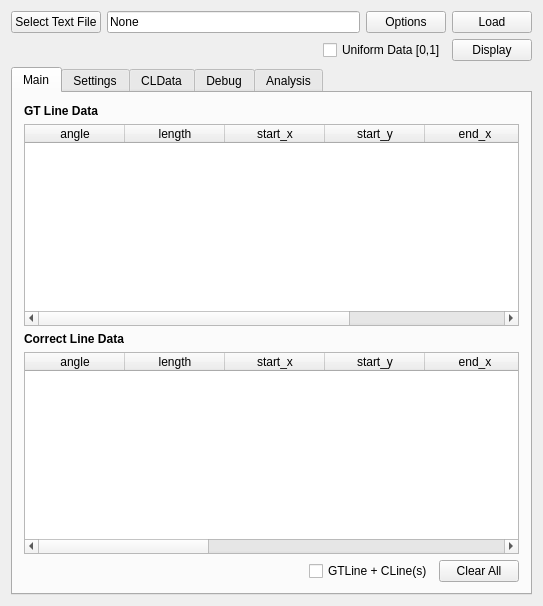
<?xml version="1.0" encoding="UTF-8"?>
<ui version="4.0">
 <class>LineAnalyser2D</class>
 <widget class="QMainWindow" name="LineAnalyser2D">
  <property name="geometry">
   <rect>
    <x>0</x>
    <y>0</y>
    <width>543</width>
    <height>606</height>
   </rect>
  </property>
  <property name="windowTitle">
   <string>LineAnalyser2D</string>
  </property>
  <widget class="QWidget" name="widget_main">
   <layout class="QVBoxLayout" name="verticalLayout_2">
    <item>
     <layout class="QHBoxLayout" name="layout_load_gt">
      <item>
       <widget class="QPushButton" name="pb_select">
        <property name="text">
         <string>Select Text File</string>
        </property>
       </widget>
      </item>
      <item>
       <widget class="QLineEdit" name="le_file_path">
        <property name="text">
         <string>None</string>
        </property>
        <property name="readOnly">
         <bool>true</bool>
        </property>
       </widget>
      </item>
      <item>
       <widget class="QPushButton" name="pb_options">
        <property name="text">
         <string>Options</string>
        </property>
       </widget>
      </item>
      <item>
       <widget class="QPushButton" name="pb_load">
        <property name="text">
         <string>Load</string>
        </property>
       </widget>
      </item>
     </layout>
    </item>
    <item>
     <layout class="QHBoxLayout" name="layout_display">
      <item>
       <spacer name="horizontalSpacer_2">
        <property name="orientation">
         <enum>Qt::Horizontal</enum>
        </property>
        <property name="sizeHint" stdset="0">
         <size>
          <width>40</width>
          <height>20</height>
         </size>
        </property>
       </spacer>
      </item>
      <item>
       <widget class="QCheckBox" name="cb_uniform_data">
        <property name="text">
         <string>Uniform Data [0,1]</string>
        </property>
       </widget>
      </item>
      <item>
       <widget class="QPushButton" name="pushButton">
        <property name="text">
         <string>Display</string>
        </property>
       </widget>
      </item>
     </layout>
    </item>
    <item>
     <layout class="QHBoxLayout" name="layout_tab">
      <item>
       <widget class="QTabWidget" name="tw_settings">
        <property name="currentIndex">
         <number>0</number>
        </property>
        <widget class="QWidget" name="tab_01_main">
         <attribute name="title">
          <string>Main</string>
         </attribute>
         <layout class="QVBoxLayout" name="verticalLayout_3">
          <item>
           <widget class="QLabel" name="gt_line_data">
            <property name="sizePolicy">
             <sizepolicy hsizetype="Fixed" vsizetype="Fixed">
              <horstretch>0</horstretch>
              <verstretch>0</verstretch>
             </sizepolicy>
            </property>
            <property name="font">
             <font>
              <family>Arial</family>
              <weight>75</weight>
              <bold>true</bold>
             </font>
            </property>
            <property name="text">
             <string>GT Line Data</string>
            </property>
           </widget>
          </item>
          <item>
           <widget class="QTableWidget" name="tw_gt_data">
            <property name="sizePolicy">
             <sizepolicy hsizetype="Expanding" vsizetype="Expanding">
              <horstretch>0</horstretch>
              <verstretch>0</verstretch>
             </sizepolicy>
            </property>
            <column>
             <property name="text">
              <string>angle</string>
             </property>
            </column>
            <column>
             <property name="text">
              <string>length</string>
             </property>
            </column>
            <column>
             <property name="text">
              <string>start_x</string>
             </property>
            </column>
            <column>
             <property name="text">
              <string>start_y</string>
             </property>
            </column>
            <column>
             <property name="text">
              <string>end_x</string>
             </property>
            </column>
            <column>
             <property name="text">
              <string>end_y</string>
             </property>
            </column>
           </widget>
          </item>
          <item>
           <widget class="QLabel" name="c_line_data">
            <property name="sizePolicy">
             <sizepolicy hsizetype="Fixed" vsizetype="Fixed">
              <horstretch>0</horstretch>
              <verstretch>0</verstretch>
             </sizepolicy>
            </property>
            <property name="font">
             <font>
              <family>Arial</family>
              <weight>75</weight>
              <bold>true</bold>
             </font>
            </property>
            <property name="text">
             <string>Correct Line Data</string>
            </property>
           </widget>
          </item>
          <item>
           <widget class="QTableWidget" name="tw_cl_data">
            <column>
             <property name="text">
              <string>angle</string>
             </property>
            </column>
            <column>
             <property name="text">
              <string>length</string>
             </property>
            </column>
            <column>
             <property name="text">
              <string>start_x</string>
             </property>
            </column>
            <column>
             <property name="text">
              <string>start_y</string>
             </property>
            </column>
            <column>
             <property name="text">
              <string>end_x</string>
             </property>
            </column>
            <column>
             <property name="text">
              <string>end_y</string>
             </property>
            </column>
            <column>
             <property name="text">
              <string>error</string>
             </property>
            </column>
            <column>
             <property name="text">
              <string>angle_diff</string>
             </property>
            </column>
            <column>
             <property name="text">
              <string>length_diff</string>
             </property>
            </column>
            <column>
             <property name="text">
              <string>dist_start</string>
             </property>
            </column>
            <column>
             <property name="text">
              <string>dist_end</string>
             </property>
            </column>
           </widget>
          </item>
          <item>
           <layout class="QHBoxLayout" name="layout_bottom">
            <item>
             <spacer name="spacer_bottom">
              <property name="orientation">
               <enum>Qt::Horizontal</enum>
              </property>
              <property name="sizeHint" stdset="0">
               <size>
                <width>40</width>
                <height>20</height>
               </size>
              </property>
             </spacer>
            </item>
            <item>
             <widget class="QCheckBox" name="cb_gtline_plus_clines">
              <property name="text">
               <string>GTLine + CLine(s)</string>
              </property>
             </widget>
            </item>
            <item>
             <widget class="QPushButton" name="pb_clear_all">
              <property name="text">
               <string>Clear All</string>
              </property>
             </widget>
            </item>
           </layout>
          </item>
         </layout>
        </widget>
        <widget class="QWidget" name="tab_02_settings">
         <attribute name="title">
          <string>Settings</string>
         </attribute>
         <layout class="QHBoxLayout" name="horizontalLayout">
          <item>
           <layout class="QVBoxLayout" name="layout_image_view">
            <item>
             <widget class="QLabel" name="label_image_view">
              <property name="sizePolicy">
               <sizepolicy hsizetype="Fixed" vsizetype="Fixed">
                <horstretch>0</horstretch>
                <verstretch>0</verstretch>
               </sizepolicy>
              </property>
              <property name="font">
               <font>
                <family>Arial</family>
                <weight>75</weight>
                <bold>true</bold>
               </font>
              </property>
              <property name="text">
               <string>Image View:</string>
              </property>
             </widget>
            </item>
            <item>
             <widget class="QCheckBox" name="cb_image">
              <property name="text">
               <string>Image</string>
              </property>
             </widget>
            </item>
            <item>
             <widget class="QCheckBox" name="cb_grid">
              <property name="text">
               <string>Grid</string>
              </property>
             </widget>
            </item>
            <item>
             <widget class="QCheckBox" name="cb_gt_data">
              <property name="text">
               <string>Ground Truth Data</string>
              </property>
             </widget>
            </item>
            <item>
             <widget class="QCheckBox" name="cb_all_lines">
              <property name="text">
               <string>Computed Lines</string>
              </property>
             </widget>
            </item>
            <item>
             <widget class="QCheckBox" name="cb_correct_lines">
              <property name="text">
               <string>Correct Lines</string>
              </property>
             </widget>
            </item>
            <item>
             <spacer name="spacer_image_view">
              <property name="orientation">
               <enum>Qt::Vertical</enum>
              </property>
              <property name="sizeHint" stdset="0">
               <size>
                <width>20</width>
                <height>40</height>
               </size>
              </property>
             </spacer>
            </item>
           </layout>
          </item>
          <item>
           <layout class="QVBoxLayout" name="layout_image_source">
            <item>
             <widget class="QLabel" name="label_image_source">
              <property name="font">
               <font>
                <family>Arial</family>
                <weight>75</weight>
                <bold>true</bold>
               </font>
              </property>
              <property name="text">
               <string>Image Source:</string>
              </property>
             </widget>
            </item>
            <item>
             <widget class="QComboBox" name="cb_image_source"/>
            </item>
            <item>
             <widget class="QLabel" name="label_image_mode">
              <property name="font">
               <font>
                <family>Arial</family>
                <weight>75</weight>
                <bold>true</bold>
               </font>
              </property>
              <property name="text">
               <string>Image Mode:</string>
              </property>
             </widget>
            </item>
            <item>
             <widget class="QComboBox" name="cb_image_mode"/>
            </item>
            <item>
             <spacer name="spacer_image_source">
              <property name="orientation">
               <enum>Qt::Vertical</enum>
              </property>
              <property name="sizeHint" stdset="0">
               <size>
                <width>20</width>
                <height>40</height>
               </size>
              </property>
             </spacer>
            </item>
           </layout>
          </item>
         </layout>
        </widget>
        <widget class="QWidget" name="tab_03_test">
         <attribute name="title">
          <string>CLData</string>
         </attribute>
         <layout class="QHBoxLayout" name="horizontalLayout_3">
          <item>
           <layout class="QVBoxLayout" name="test_page">
            <item>
             <widget class="QLabel" name="label_threshold">
              <property name="sizePolicy">
               <sizepolicy hsizetype="Fixed" vsizetype="Fixed">
                <horstretch>0</horstretch>
                <verstretch>0</verstretch>
               </sizepolicy>
              </property>
              <property name="font">
               <font>
                <family>Arial</family>
                <weight>75</weight>
                <bold>true</bold>
               </font>
              </property>
              <property name="text">
               <string>Threshold (Distance):</string>
              </property>
             </widget>
            </item>
            <item>
             <widget class="QDoubleSpinBox" name="dsb_distance_threshold">
              <property name="maximum">
               <double>500000.000000000000000</double>
              </property>
              <property name="singleStep">
               <double>0.500000000000000</double>
              </property>
              <property name="value">
               <double>1.500000000000000</double>
              </property>
             </widget>
            </item>
            <item>
             <layout class="QVBoxLayout" name="layout_angle">
              <item>
               <widget class="QLabel" name="label_angle">
                <property name="sizePolicy">
                 <sizepolicy hsizetype="Fixed" vsizetype="Fixed">
                  <horstretch>0</horstretch>
                  <verstretch>0</verstretch>
                 </sizepolicy>
                </property>
                <property name="font">
                 <font>
                  <family>Arial</family>
                  <weight>75</weight>
                  <bold>true</bold>
                 </font>
                </property>
                <property name="text">
                 <string>Angle (Radian):</string>
                </property>
               </widget>
              </item>
              <item>
               <widget class="QDoubleSpinBox" name="dsb_angle_threshold">
                <property name="maximum">
                 <double>500000.000000000000000</double>
                </property>
                <property name="singleStep">
                 <double>0.010000000000000</double>
                </property>
                <property name="value">
                 <double>0.070000000000000</double>
                </property>
               </widget>
              </item>
              <item>
               <layout class="QVBoxLayout" name="layout_error">
                <item>
                 <layout class="QVBoxLayout" name="layout_inner_error">
                  <item>
                   <widget class="QLabel" name="label_error">
                    <property name="font">
                     <font>
                      <family>Arial</family>
                      <weight>75</weight>
                      <bold>true</bold>
                     </font>
                    </property>
                    <property name="text">
                     <string>Error Value:</string>
                    </property>
                   </widget>
                  </item>
                  <item>
                   <widget class="QDoubleSpinBox" name="dsb_error_threshold">
                    <property name="maximum">
                     <double>500000.000000000000000</double>
                    </property>
                    <property name="singleStep">
                     <double>0.100000000000000</double>
                    </property>
                    <property name="value">
                     <double>1.000000000000000</double>
                    </property>
                   </widget>
                  </item>
                 </layout>
                </item>
                <item>
                 <layout class="QVBoxLayout" name="layout_threshold_settings">
                  <item>
                   <widget class="QLabel" name="label_threshold_settings">
                    <property name="font">
                     <font>
                      <family>Arial</family>
                      <weight>75</weight>
                      <bold>true</bold>
                     </font>
                    </property>
                    <property name="text">
                     <string>Threshold Settings:</string>
                    </property>
                   </widget>
                  </item>
                  <item>
                   <widget class="QCheckBox" name="cb_check_distance">
                    <property name="font">
                     <font>
                      <family>Ubuntu</family>
                     </font>
                    </property>
                    <property name="text">
                     <string>Check Distance</string>
                    </property>
                   </widget>
                  </item>
                  <item>
                   <widget class="QCheckBox" name="cb_check_angle">
                    <property name="font">
                     <font>
                      <family>Ubuntu</family>
                     </font>
                    </property>
                    <property name="text">
                     <string>Check Angle</string>
                    </property>
                   </widget>
                  </item>
                  <item>
                   <widget class="QCheckBox" name="cb_check_error_value">
                    <property name="font">
                     <font>
                      <family>Ubuntu</family>
                     </font>
                    </property>
                    <property name="text">
                     <string>Check Error Value</string>
                    </property>
                   </widget>
                  </item>
                  <item>
                   <widget class="QPushButton" name="pb_compute_clines">
                    <property name="text">
                     <string>Compute Correct Lines</string>
                    </property>
                   </widget>
                  </item>
                  <item>
                   <spacer name="spacer_test_page">
                    <property name="orientation">
                     <enum>Qt::Vertical</enum>
                    </property>
                    <property name="sizeHint" stdset="0">
                     <size>
                      <width>20</width>
                      <height>40</height>
                     </size>
                    </property>
                   </spacer>
                  </item>
                 </layout>
                </item>
               </layout>
              </item>
             </layout>
            </item>
           </layout>
          </item>
         </layout>
        </widget>
        <widget class="QWidget" name="tab_03_debug">
         <attribute name="title">
          <string>Debug</string>
         </attribute>
         <layout class="QVBoxLayout" name="verticalLayout_10">
          <item>
           <layout class="QHBoxLayout" name="layout_start_stop">
            <item>
             <spacer name="spacer_start_stop">
              <property name="orientation">
               <enum>Qt::Horizontal</enum>
              </property>
              <property name="sizeHint" stdset="0">
               <size>
                <width>40</width>
                <height>20</height>
               </size>
              </property>
             </spacer>
            </item>
            <item>
             <widget class="QPushButton" name="pb_debug_start">
              <property name="text">
               <string>Start Debug</string>
              </property>
             </widget>
            </item>
            <item>
             <widget class="QPushButton" name="pb_debug_disable">
              <property name="text">
               <string>Disable Debug</string>
              </property>
             </widget>
            </item>
           </layout>
          </item>
          <item>
           <layout class="QVBoxLayout" name="layout_sel_gt_line">
            <item>
             <widget class="QLabel" name="label_sel_gt_line">
              <property name="font">
               <font>
                <family>Arial</family>
                <weight>75</weight>
                <bold>true</bold>
               </font>
              </property>
              <property name="text">
               <string>Select one Line as GT Line:</string>
              </property>
             </widget>
            </item>
            <item>
             <widget class="QTableWidget" name="tw_debug_gtline_info">
              <column>
               <property name="text">
                <string>angle</string>
               </property>
              </column>
              <column>
               <property name="text">
                <string>length</string>
               </property>
              </column>
              <column>
               <property name="text">
                <string>start_x</string>
               </property>
              </column>
              <column>
               <property name="text">
                <string>start_y</string>
               </property>
              </column>
              <column>
               <property name="text">
                <string>end_x</string>
               </property>
              </column>
              <column>
               <property name="text">
                <string>end_y</string>
               </property>
              </column>
             </widget>
            </item>
            <item>
             <layout class="QHBoxLayout" name="layout_lockin_gt">
              <item>
               <spacer name="spacer_lockin_gt">
                <property name="orientation">
                 <enum>Qt::Horizontal</enum>
                </property>
                <property name="sizeHint" stdset="0">
                 <size>
                  <width>40</width>
                  <height>20</height>
                 </size>
                </property>
               </spacer>
              </item>
              <item>
               <widget class="QPushButton" name="pb_debug_lockin_gtline">
                <property name="text">
                 <string>Lock in Line</string>
                </property>
               </widget>
              </item>
             </layout>
            </item>
           </layout>
          </item>
          <item>
           <layout class="QVBoxLayout" name="layout_sel_other_line">
            <item>
             <widget class="QLabel" name="label_sel_other_line">
              <property name="font">
               <font>
                <family>Arial</family>
                <weight>75</weight>
                <bold>true</bold>
               </font>
              </property>
              <property name="text">
               <string>Select one Other Line:</string>
              </property>
             </widget>
            </item>
            <item>
             <widget class="QTableWidget" name="tw_debug_lines_info">
              <property name="sizePolicy">
               <sizepolicy hsizetype="Expanding" vsizetype="Expanding">
                <horstretch>0</horstretch>
                <verstretch>0</verstretch>
               </sizepolicy>
              </property>
              <column>
               <property name="text">
                <string>angle</string>
               </property>
              </column>
              <column>
               <property name="text">
                <string>length</string>
               </property>
              </column>
              <column>
               <property name="text">
                <string>start_x</string>
               </property>
              </column>
              <column>
               <property name="text">
                <string>start_y</string>
               </property>
              </column>
              <column>
               <property name="text">
                <string>end_x</string>
               </property>
              </column>
              <column>
               <property name="text">
                <string>end_y</string>
               </property>
              </column>
             </widget>
            </item>
            <item>
             <layout class="QHBoxLayout" name="layout_lockin_other_line">
              <item>
               <spacer name="spacer_other_line">
                <property name="orientation">
                 <enum>Qt::Horizontal</enum>
                </property>
                <property name="sizeHint" stdset="0">
                 <size>
                  <width>40</width>
                  <height>20</height>
                 </size>
                </property>
               </spacer>
              </item>
              <item>
               <widget class="QPushButton" name="pb_debug_lockin_lines">
                <property name="text">
                 <string>Lock in Line</string>
                </property>
               </widget>
              </item>
             </layout>
            </item>
           </layout>
          </item>
          <item>
           <layout class="QVBoxLayout" name="layout_result">
            <item>
             <widget class="QLabel" name="label_result">
              <property name="font">
               <font>
                <family>Arial</family>
                <weight>75</weight>
                <bold>true</bold>
               </font>
              </property>
              <property name="text">
               <string>Result:</string>
              </property>
             </widget>
            </item>
            <item>
             <widget class="QTableWidget" name="tw_debug_result_info">
              <column>
               <property name="text">
                <string>error</string>
               </property>
              </column>
              <column>
               <property name="text">
                <string>angle_diff</string>
               </property>
              </column>
              <column>
               <property name="text">
                <string>length_diff</string>
               </property>
              </column>
              <column>
               <property name="text">
                <string>dist_start</string>
               </property>
              </column>
              <column>
               <property name="text">
                <string>dist_end</string>
               </property>
              </column>
             </widget>
            </item>
           </layout>
          </item>
          <item>
           <layout class="QHBoxLayout" name="layout_reset_process">
            <item>
             <spacer name="spacer_reset_process">
              <property name="orientation">
               <enum>Qt::Horizontal</enum>
              </property>
              <property name="sizeHint" stdset="0">
               <size>
                <width>40</width>
                <height>20</height>
               </size>
              </property>
             </spacer>
            </item>
            <item>
             <widget class="QPushButton" name="pb_debug_reset">
              <property name="text">
               <string>Reset</string>
              </property>
             </widget>
            </item>
            <item>
             <widget class="QPushButton" name="pb_debug_process">
              <property name="text">
               <string>Process</string>
              </property>
             </widget>
            </item>
           </layout>
          </item>
         </layout>
        </widget>
        <widget class="QWidget" name="tab_04_analyse">
         <attribute name="title">
          <string>Analysis</string>
         </attribute>
         <layout class="QVBoxLayout" name="verticalLayout_14">
          <item>
           <layout class="QHBoxLayout" name="layout_analysis_start_disable">
            <item>
             <spacer name="spacer_analysis_start_disable">
              <property name="orientation">
               <enum>Qt::Horizontal</enum>
              </property>
              <property name="sizeHint" stdset="0">
               <size>
                <width>40</width>
                <height>20</height>
               </size>
              </property>
             </spacer>
            </item>
            <item>
             <widget class="QPushButton" name="pb_analysis_start">
              <property name="text">
               <string>Start Analysis</string>
              </property>
             </widget>
            </item>
            <item>
             <widget class="QPushButton" name="pb_analysis_disable">
              <property name="text">
               <string>Disable Analysis</string>
              </property>
             </widget>
            </item>
           </layout>
          </item>
          <item>
           <layout class="QHBoxLayout" name="layout_analysis_settings">
            <item>
             <widget class="QCheckBox" name="cb_analysis_cur_lines">
              <property name="text">
               <string>Current Lines</string>
              </property>
             </widget>
            </item>
            <item>
             <widget class="QCheckBox" name="cb_analysis_old_lines">
              <property name="text">
               <string>Old Lines</string>
              </property>
             </widget>
            </item>
            <item>
             <widget class="QCheckBox" name="cb_analysis_gt_lines">
              <property name="text">
               <string>Ground Truth</string>
              </property>
             </widget>
            </item>
           </layout>
          </item>
          <item>
           <layout class="QVBoxLayout" name="layout_analysis_line_info">
            <item>
             <widget class="QLabel" name="label_old_line_info">
              <property name="font">
               <font>
                <family>Arial</family>
                <weight>75</weight>
                <bold>true</bold>
               </font>
              </property>
              <property name="text">
               <string>Old CLines Info:</string>
              </property>
             </widget>
            </item>
            <item>
             <widget class="QTableWidget" name="tw_analysis_old">
              <column>
               <property name="text">
                <string>angle</string>
               </property>
              </column>
              <column>
               <property name="text">
                <string>length</string>
               </property>
              </column>
              <column>
               <property name="text">
                <string>start_x</string>
               </property>
              </column>
              <column>
               <property name="text">
                <string>start_y</string>
               </property>
              </column>
              <column>
               <property name="text">
                <string>end_x</string>
               </property>
              </column>
              <column>
               <property name="text">
                <string>end_y</string>
               </property>
              </column>
              <column>
               <property name="text">
                <string>error</string>
               </property>
              </column>
              <column>
               <property name="text">
                <string>angle_diff</string>
               </property>
              </column>
              <column>
               <property name="text">
                <string>length_diff</string>
               </property>
              </column>
              <column>
               <property name="text">
                <string>dist_start</string>
               </property>
              </column>
              <column>
               <property name="text">
                <string>dist_end</string>
               </property>
              </column>
             </widget>
            </item>
            <item>
             <widget class="QLabel" name="label_cur_line_info">
              <property name="font">
               <font>
                <family>Arial</family>
                <weight>75</weight>
                <bold>true</bold>
               </font>
              </property>
              <property name="text">
               <string>Current CLines Info:</string>
              </property>
             </widget>
            </item>
            <item>
             <widget class="QTableWidget" name="tw_analysis_cur">
              <column>
               <property name="text">
                <string>angle</string>
               </property>
              </column>
              <column>
               <property name="text">
                <string>length</string>
               </property>
              </column>
              <column>
               <property name="text">
                <string>start_x</string>
               </property>
              </column>
              <column>
               <property name="text">
                <string>start_y</string>
               </property>
              </column>
              <column>
               <property name="text">
                <string>end_x</string>
               </property>
              </column>
              <column>
               <property name="text">
                <string>end_y</string>
               </property>
              </column>
              <column>
               <property name="text">
                <string>error</string>
               </property>
              </column>
              <column>
               <property name="text">
                <string>angle_diff</string>
               </property>
              </column>
              <column>
               <property name="text">
                <string>length_diff</string>
               </property>
              </column>
              <column>
               <property name="text">
                <string>dist_start</string>
               </property>
              </column>
              <column>
               <property name="text">
                <string>dist_end</string>
               </property>
              </column>
             </widget>
            </item>
           </layout>
          </item>
          <item>
           <layout class="QHBoxLayout" name="layout_bottom_buttons">
            <item>
             <spacer name="spacer_bottom_buttons">
              <property name="orientation">
               <enum>Qt::Horizontal</enum>
              </property>
              <property name="sizeHint" stdset="0">
               <size>
                <width>40</width>
                <height>20</height>
               </size>
              </property>
             </spacer>
            </item>
            <item>
             <widget class="QPushButton" name="pb_analysis_optimizer">
              <property name="text">
               <string>Optimizer</string>
              </property>
             </widget>
            </item>
            <item>
             <widget class="QPushButton" name="pb_analysis_freez_all">
              <property name="text">
               <string>Freez All</string>
              </property>
             </widget>
            </item>
            <item>
             <widget class="QPushButton" name="pb_analysis_save">
              <property name="text">
               <string>Save Information</string>
              </property>
             </widget>
            </item>
           </layout>
          </item>
         </layout>
        </widget>
       </widget>
      </item>
     </layout>
    </item>
   </layout>
  </widget>
 </widget>
 <layoutdefault spacing="6" margin="11"/>
 <resources/>
 <connections>
  <connection>
   <sender>pushButton</sender>
   <signal>clicked()</signal>
   <receiver>LineAnalyser2D</receiver>
   <slot>displayImageView()</slot>
   <hints>
    <hint type="sourcelabel">
     <x>532</x>
     <y>71</y>
    </hint>
    <hint type="destinationlabel">
     <x>320</x>
     <y>78</y>
    </hint>
   </hints>
  </connection>
  <connection>
   <sender>pb_select</sender>
   <signal>clicked()</signal>
   <receiver>LineAnalyser2D</receiver>
   <slot>selectGroundTruthData()</slot>
   <hints>
    <hint type="sourcelabel">
     <x>14</x>
     <y>18</y>
    </hint>
    <hint type="destinationlabel">
     <x>21</x>
     <y>50</y>
    </hint>
   </hints>
  </connection>
  <connection>
   <sender>pb_load</sender>
   <signal>clicked()</signal>
   <receiver>LineAnalyser2D</receiver>
   <slot>loadGroundTruthData()</slot>
   <hints>
    <hint type="sourcelabel">
     <x>532</x>
     <y>36</y>
    </hint>
    <hint type="destinationlabel">
     <x>326</x>
     <y>8</y>
    </hint>
   </hints>
  </connection>
  <connection>
   <sender>cb_image_mode</sender>
   <signal>currentIndexChanged(int)</signal>
   <receiver>LineAnalyser2D</receiver>
   <slot>updateSourceOptions()</slot>
   <hints>
    <hint type="sourcelabel">
     <x>164</x>
     <y>149</y>
    </hint>
    <hint type="destinationlabel">
     <x>391</x>
     <y>333</y>
    </hint>
   </hints>
  </connection>
  <connection>
   <sender>dsb_distance_threshold</sender>
   <signal>valueChanged(double)</signal>
   <receiver>LineAnalyser2D</receiver>
   <slot>computeCorrectLines()</slot>
   <hints>
    <hint type="sourcelabel">
     <x>120</x>
     <y>149</y>
    </hint>
    <hint type="destinationlabel">
     <x>440</x>
     <y>157</y>
    </hint>
   </hints>
  </connection>
  <connection>
   <sender>pb_clear_all</sender>
   <signal>clicked()</signal>
   <receiver>LineAnalyser2D</receiver>
   <slot>clearOtherLines()</slot>
   <hints>
    <hint type="sourcelabel">
     <x>520</x>
     <y>583</y>
    </hint>
    <hint type="destinationlabel">
     <x>440</x>
     <y>560</y>
    </hint>
   </hints>
  </connection>
  <connection>
   <sender>cb_gt_data</sender>
   <signal>clicked()</signal>
   <receiver>LineAnalyser2D</receiver>
   <slot>displayGTLines()</slot>
   <hints>
    <hint type="sourcelabel">
     <x>120</x>
     <y>149</y>
    </hint>
    <hint type="destinationlabel">
     <x>259</x>
     <y>267</y>
    </hint>
   </hints>
  </connection>
  <connection>
   <sender>cb_image</sender>
   <signal>clicked()</signal>
   <receiver>LineAnalyser2D</receiver>
   <slot>displayImage()</slot>
   <hints>
    <hint type="sourcelabel">
     <x>82</x>
     <y>149</y>
    </hint>
    <hint type="destinationlabel">
     <x>125</x>
     <y>131</y>
    </hint>
   </hints>
  </connection>
  <connection>
   <sender>cb_grid</sender>
   <signal>clicked()</signal>
   <receiver>LineAnalyser2D</receiver>
   <slot>displayGrid()</slot>
   <hints>
    <hint type="sourcelabel">
     <x>120</x>
     <y>149</y>
    </hint>
    <hint type="destinationlabel">
     <x>185</x>
     <y>156</y>
    </hint>
   </hints>
  </connection>
  <connection>
   <sender>pb_compute_clines</sender>
   <signal>clicked()</signal>
   <receiver>LineAnalyser2D</receiver>
   <slot>computeCorrectLines()</slot>
   <hints>
    <hint type="sourcelabel">
     <x>120</x>
     <y>149</y>
    </hint>
    <hint type="destinationlabel">
     <x>439</x>
     <y>252</y>
    </hint>
   </hints>
  </connection>
  <connection>
   <sender>dsb_angle_threshold</sender>
   <signal>valueChanged(double)</signal>
   <receiver>LineAnalyser2D</receiver>
   <slot>computeCorrectLines()</slot>
   <hints>
    <hint type="sourcelabel">
     <x>120</x>
     <y>149</y>
    </hint>
    <hint type="destinationlabel">
     <x>440</x>
     <y>215</y>
    </hint>
   </hints>
  </connection>
  <connection>
   <sender>cb_correct_lines</sender>
   <signal>clicked()</signal>
   <receiver>LineAnalyser2D</receiver>
   <slot>displayCorrectLines()</slot>
   <hints>
    <hint type="sourcelabel">
     <x>120</x>
     <y>149</y>
    </hint>
    <hint type="destinationlabel">
     <x>220</x>
     <y>211</y>
    </hint>
   </hints>
  </connection>
  <connection>
   <sender>dsb_error_threshold</sender>
   <signal>valueChanged(double)</signal>
   <receiver>LineAnalyser2D</receiver>
   <slot>computeCorrectLines()</slot>
   <hints>
    <hint type="sourcelabel">
     <x>120</x>
     <y>149</y>
    </hint>
    <hint type="destinationlabel">
     <x>440</x>
     <y>306</y>
    </hint>
   </hints>
  </connection>
  <connection>
   <sender>cb_image_source</sender>
   <signal>currentIndexChanged(int)</signal>
   <receiver>LineAnalyser2D</receiver>
   <slot>displaySource()</slot>
   <hints>
    <hint type="sourcelabel">
     <x>164</x>
     <y>149</y>
    </hint>
    <hint type="destinationlabel">
     <x>439</x>
     <y>146</y>
    </hint>
   </hints>
  </connection>
  <connection>
   <sender>cb_all_lines</sender>
   <signal>clicked()</signal>
   <receiver>LineAnalyser2D</receiver>
   <slot>displayAllLines()</slot>
   <hints>
    <hint type="sourcelabel">
     <x>120</x>
     <y>149</y>
    </hint>
    <hint type="destinationlabel">
     <x>187</x>
     <y>184</y>
    </hint>
   </hints>
  </connection>
  <connection>
   <sender>pb_debug_start</sender>
   <signal>clicked()</signal>
   <receiver>LineAnalyser2D</receiver>
   <slot>enableDebugSettings()</slot>
   <hints>
    <hint type="sourcelabel">
     <x>120</x>
     <y>149</y>
    </hint>
    <hint type="destinationlabel">
     <x>441</x>
     <y>129</y>
    </hint>
   </hints>
  </connection>
  <connection>
   <sender>pb_debug_lockin_gtline</sender>
   <signal>clicked()</signal>
   <receiver>LineAnalyser2D</receiver>
   <slot>lockInGTLine()</slot>
   <hints>
    <hint type="sourcelabel">
     <x>120</x>
     <y>153</y>
    </hint>
    <hint type="destinationlabel">
     <x>460</x>
     <y>269</y>
    </hint>
   </hints>
  </connection>
  <connection>
   <sender>pb_debug_lockin_lines</sender>
   <signal>clicked()</signal>
   <receiver>LineAnalyser2D</receiver>
   <slot>lockInOtherLine()</slot>
   <hints>
    <hint type="sourcelabel">
     <x>120</x>
     <y>157</y>
    </hint>
    <hint type="destinationlabel">
     <x>443</x>
     <y>393</y>
    </hint>
   </hints>
  </connection>
  <connection>
   <sender>pb_debug_process</sender>
   <signal>clicked()</signal>
   <receiver>LineAnalyser2D</receiver>
   <slot>processDebugData()</slot>
   <hints>
    <hint type="sourcelabel">
     <x>120</x>
     <y>165</y>
    </hint>
    <hint type="destinationlabel">
     <x>452</x>
     <y>544</y>
    </hint>
   </hints>
  </connection>
  <connection>
   <sender>pb_debug_reset</sender>
   <signal>clicked()</signal>
   <receiver>LineAnalyser2D</receiver>
   <slot>resetDebugSettings()</slot>
   <hints>
    <hint type="sourcelabel">
     <x>120</x>
     <y>165</y>
    </hint>
    <hint type="destinationlabel">
     <x>444</x>
     <y>496</y>
    </hint>
   </hints>
  </connection>
  <connection>
   <sender>pb_debug_disable</sender>
   <signal>clicked()</signal>
   <receiver>LineAnalyser2D</receiver>
   <slot>disableDebugSettings()</slot>
   <hints>
    <hint type="sourcelabel">
     <x>120</x>
     <y>149</y>
    </hint>
    <hint type="destinationlabel">
     <x>441</x>
     <y>101</y>
    </hint>
   </hints>
  </connection>
  <connection>
   <sender>cb_gtline_plus_clines</sender>
   <signal>clicked()</signal>
   <receiver>LineAnalyser2D</receiver>
   <slot>manageGTandCLines()</slot>
   <hints>
    <hint type="sourcelabel">
     <x>284</x>
     <y>580</y>
    </hint>
    <hint type="destinationlabel">
     <x>443</x>
     <y>486</y>
    </hint>
   </hints>
  </connection>
  <connection>
   <sender>cb_check_distance</sender>
   <signal>clicked()</signal>
   <receiver>LineAnalyser2D</receiver>
   <slot>manageThresholdSettings()</slot>
   <hints>
    <hint type="sourcelabel">
     <x>120</x>
     <y>149</y>
    </hint>
    <hint type="destinationlabel">
     <x>446</x>
     <y>353</y>
    </hint>
   </hints>
  </connection>
  <connection>
   <sender>cb_check_angle</sender>
   <signal>clicked()</signal>
   <receiver>LineAnalyser2D</receiver>
   <slot>manageThresholdSettings()</slot>
   <hints>
    <hint type="sourcelabel">
     <x>120</x>
     <y>149</y>
    </hint>
    <hint type="destinationlabel">
     <x>441</x>
     <y>388</y>
    </hint>
   </hints>
  </connection>
  <connection>
   <sender>cb_check_error_value</sender>
   <signal>clicked()</signal>
   <receiver>LineAnalyser2D</receiver>
   <slot>manageThresholdSettings()</slot>
   <hints>
    <hint type="sourcelabel">
     <x>120</x>
     <y>149</y>
    </hint>
    <hint type="destinationlabel">
     <x>446</x>
     <y>418</y>
    </hint>
   </hints>
  </connection>
  <connection>
   <sender>pb_analysis_start</sender>
   <signal>clicked()</signal>
   <receiver>LineAnalyser2D</receiver>
   <slot>enableAnalysisSettings()</slot>
   <hints>
    <hint type="sourcelabel">
     <x>120</x>
     <y>149</y>
    </hint>
    <hint type="destinationlabel">
     <x>438</x>
     <y>95</y>
    </hint>
   </hints>
  </connection>
  <connection>
   <sender>pb_analysis_disable</sender>
   <signal>clicked()</signal>
   <receiver>LineAnalyser2D</receiver>
   <slot>disableAnalysisSettings()</slot>
   <hints>
    <hint type="sourcelabel">
     <x>120</x>
     <y>149</y>
    </hint>
    <hint type="destinationlabel">
     <x>443</x>
     <y>82</y>
    </hint>
   </hints>
  </connection>
  <connection>
   <sender>cb_analysis_old_lines</sender>
   <signal>clicked()</signal>
   <receiver>LineAnalyser2D</receiver>
   <slot>displayOldCLines()</slot>
   <hints>
    <hint type="sourcelabel">
     <x>120</x>
     <y>154</y>
    </hint>
    <hint type="destinationlabel">
     <x>1</x>
     <y>93</y>
    </hint>
   </hints>
  </connection>
  <connection>
   <sender>cb_analysis_cur_lines</sender>
   <signal>clicked()</signal>
   <receiver>LineAnalyser2D</receiver>
   <slot>displayCLinesAnalysis()</slot>
   <hints>
    <hint type="sourcelabel">
     <x>42</x>
     <y>154</y>
    </hint>
    <hint type="destinationlabel">
     <x>1</x>
     <y>170</y>
    </hint>
   </hints>
  </connection>
  <connection>
   <sender>cb_analysis_gt_lines</sender>
   <signal>clicked()</signal>
   <receiver>LineAnalyser2D</receiver>
   <slot>displayGTLinesAnalysis()</slot>
   <hints>
    <hint type="sourcelabel">
     <x>120</x>
     <y>154</y>
    </hint>
    <hint type="destinationlabel">
     <x>442</x>
     <y>185</y>
    </hint>
   </hints>
  </connection>
  <connection>
   <sender>pb_analysis_optimizer</sender>
   <signal>clicked()</signal>
   <receiver>LineAnalyser2D</receiver>
   <slot>showOptimizer()</slot>
   <hints>
    <hint type="sourcelabel">
     <x>120</x>
     <y>164</y>
    </hint>
    <hint type="destinationlabel">
     <x>199</x>
     <y>601</y>
    </hint>
   </hints>
  </connection>
  <connection>
   <sender>pb_analysis_save</sender>
   <signal>clicked()</signal>
   <receiver>LineAnalyser2D</receiver>
   <slot>saveAnalysis()</slot>
   <hints>
    <hint type="sourcelabel">
     <x>120</x>
     <y>164</y>
    </hint>
    <hint type="destinationlabel">
     <x>446</x>
     <y>524</y>
    </hint>
   </hints>
  </connection>
  <connection>
   <sender>pb_options</sender>
   <signal>clicked()</signal>
   <receiver>LineAnalyser2D</receiver>
   <slot>openAnalyserOptions()</slot>
   <hints>
    <hint type="sourcelabel">
     <x>421</x>
     <y>27</y>
    </hint>
    <hint type="destinationlabel">
     <x>451</x>
     <y>2</y>
    </hint>
   </hints>
  </connection>
 </connections>
 <slots>
  <slot>selectGroundTruthData()</slot>
  <slot>loadGroundTruthData()</slot>
  <slot>displayImageView()</slot>
  <slot>calculateUniformData()</slot>
  <slot>computeCorrectLines()</slot>
  <slot>showCLinesInTable()</slot>
  <slot>displayGrid()</slot>
  <slot>displayAllLines()</slot>
  <slot>displayCorrectLines()</slot>
  <slot>displayGTLines()</slot>
  <slot>clearSelection()</slot>
  <slot>displayImage()</slot>
  <slot>clearOtherLines()</slot>
  <slot>displaySource()</slot>
  <slot>updateSourceOptions()</slot>
  <slot>enableDebugSettings()</slot>
  <slot>lockInGTLine()</slot>
  <slot>lockInOtherLine()</slot>
  <slot>processDebugData()</slot>
  <slot>resetDebugSettings()</slot>
  <slot>disableDebugSettings()</slot>
  <slot>manageGTandCLines()</slot>
  <slot>manageThresholdSettings()</slot>
  <slot>enableAnalysisSettings()</slot>
  <slot>disableAnalysisSettings()</slot>
  <slot>showOptimizer()</slot>
  <slot>displayOldCLines()</slot>
  <slot>displayCLinesAnalysis()</slot>
  <slot>displayGTLinesAnalysis()</slot>
  <slot>saveAnalysis()</slot>
  <slot>openAnalyserOptions()</slot>
 </slots>
</ui>
